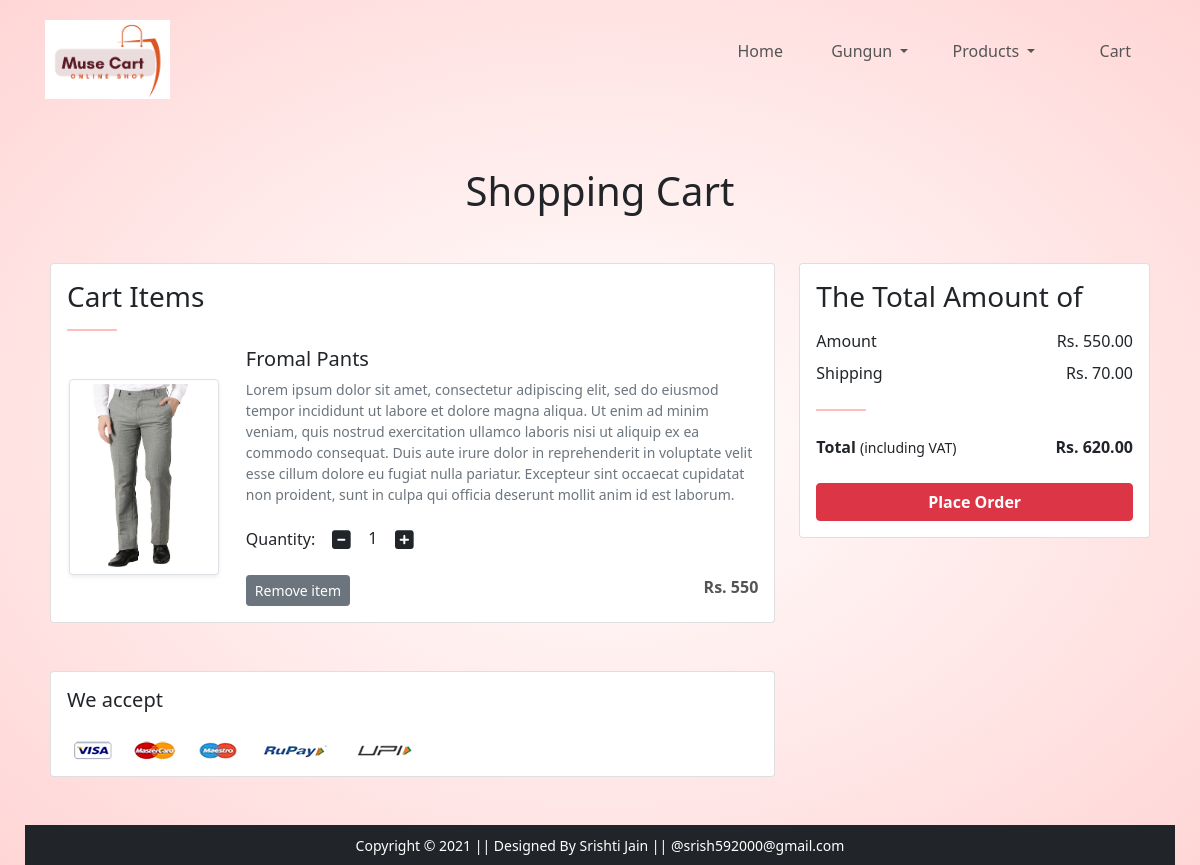
The app's page /showcart/ (signed in) with its own data.
### app/models.py (models this page shows, shortened)
class Cart(models.Model):
     user = models.ForeignKey(User, on_delete=models.CASCADE)
     product = models.ForeignKey(Product, on_delete=models.CASCADE)
     quantity = models.PositiveBigIntegerField(default=1)

class Product(models.Model):
    title = models.CharField(max_length=50)
    selling_price= models.IntegerField()
    discount_price= models.IntegerField()
    description = models.CharField(max_length=500)
    category = models.CharField(choices=CATEGORY_CHOICES , max_length=50)
    brand = models.CharField(max_length=100 , null=True)
    product_image = models.ImageField(null= True , blank= True , upload_to ='producting' )

### app/views.py (the view)
# urls.py: path('showcart/' , views.showcart , name='showcart'),
def showcart(request):
	totalitem = 0
	if request.user.is_authenticated:
		user = request.user
		cart = Cart.objects.filter(user=user) #this gives query set
		amount = 0.0
		shipping_amount = 70.0
		totalamount=0.0
		cart_product = [p for p in Cart.objects.all() if p.user == request.user] #gives list/array of all the products issued by current user
		if cart_product: #agar products hai to
			for p in cart_product: #pick one by one  product
				tempamount = (p.quantity * p.product.discount_price) #and find price of each = (price *quantity of product)
				amount += tempamount #keep ading price of 1 product to another for calculating total
			totalamount = amount+shipping_amount #add shipping charges also
			return render(request, 'app/addtocart.html', {'cart':cart, 'amount':amount, 'totalamount':totalamount,})
		else:
			return render(request, 'app/emptycart.html',)
	else:
		return render(request, 'app/emptycart.html',)

### app/templates/app/addtocart.html (shortened to what this page needs)
{% extends 'app/base.html' %}
{% load static %}
{% block main-content %}
<div class="container my-5">
 <div class="row">
  <h1 class="text-center mb-5">Shopping Cart</h1>
  <div class="col-sm-8">
  <div class="card">
   <div class="card-body">
    <h3>Cart Items</h3>
    {% for cart in cart %}
    <hr>
    <div class="row">
     <div class="col-sm-3 text-center align-self-center"><img src="{{cart.product.product_image.url}}" alt="" srcset="" class="img-fluid img-thumbnail shadow-sm" height="150" width="150"> </div>
     <div class="col-sm-9">
      <div>
       <h5>{{cart.product.title}}</h5>
       <p class="mb-2 text-muted small">{{cart.product.description}}</p>
       <div class="my-3">
        <label for="quantity">Quantity:</label>
        <a class="minus-cart btn" pid="{{cart.product.id}}"><i class="fas fa-minus-square fa-lg"></i></a>
          <span id="quantity">{{cart.quantity}}</span>
        <a class="plus-cart btn" pid="{{cart.product.id}}"><i class="fas fa-plus-square fa-lg"></i></a>
       </div>
       <div class="d-flex justify-content-between">
        <a class="btn btn-sm btn-secondary mr-3 remove-cart" pid={{cart.product.id}}>Remove item </a>
        <p class="mb-0"><span><strong>Rs. {{cart.product.discount_price}}</strong></span></p>
       </div>
      </div>
     </div>
    </div>
    {% endfor %}
   </div>
   </div>
  </div>
  <div class="col-sm-4">
   <div class="card">
    <div class="card-body">
      <h3>The Total Amount of</h3>
      <ul class="list-group">
       <li class="list-group-item d-flex justify-content-between align-items-center border-0 px-0 pb-0">Amount<span>Rs. <span id="amount">{{amount|floatformat:2}}</span> </span></li>
       <li class="list-group-item d-flex justify-content-between align-items-center border-0 px-0">Shipping<span>Rs. 70.00</span></li>
       <hr>
       <li class="list-group-item d-flex justify-content-between align-items-center border-0 px-0 mb-3">
        <div>
           <strong>Total</strong> <small>(including VAT)</small>
         </div>
         <span><strong>Rs. </strong><strong id="totalamount"> {{totalamount|floatformat:2}}</strong></span>
       </li>
      </ul>
      <div class="d-grid"><a href="{% url 'checkout' %}" class="btn btn-danger fw-bold">Place Order</a></div>
    </div>
   </div>
  </div>
 </div>
</div>
<div class="container">
 <div class="row">
  <div class="col-sm-8">
   <div class="card">
    <div class="card-body">
      <h5 class="mb-4">We accept</h5>
      <img src="{% static 'app/images/payment.png' %}" alt="" class="img-fluid">
    </div>
  </div>
  </div>
 </div>
</div>
{% endblock main-content %}

### app/templates/app/base.html (shortened to what this page needs)
<!doctype html>
{% load static %}
<html lang="en">
  <head>
    <link href="https://cdn.jsdelivr.net/npm/bootstrap@5.0.0-beta1/dist/css/bootstrap.min.css" rel="stylesheet">
    <link rel="stylesheet" href="{% static 'app/css/owl.carousel.min.css' %}">
    <link rel="stylesheet" href="{% static 'app/css/all.min.css' %}">
    <link rel="stylesheet" href="{% static 'app/css/style.css' %}">
  </head>
  <body>
<div class="header">
<div class="container">
  <div class="navbar">
    <div class="logo">
      <img src="{% static 'app/images/logo/logo2.png' %}" width="125px" alt="">
    </div>
    <nav>
      <ul>
        <li> <a href="/">Home</a></li>
        {% if request.user.is_authenticated %}
           <li class="nav-item dropdown mx-2">
              <a class="nav-link dropdown-toggle " href="#" id="profileDropdown" role="button" data-bs-toggle="dropdown" aria-expanded="false">
                {{request.user.username|capfirst}}
              </a>
            </li>
            <li class="nav-item dropdown">
              <a class="nav-link dropdown-toggle " href="#" id="profileDropdown" role="button" data-bs-toggle="dropdown" aria-expanded="false">
                Products
              </a>
            </li>
            <li class="nav-item mx-2">
              <a href="{% url 'showcart' %}" class="nav-link "> Cart </a>
            </li>
            {% endif %}
      </ul>
    </nav>
  </div>
     {% block main-content %} {% endblock main-content %}
 <footer class="container-fluid bg-dark text-center p-2 mt-5">
  <small class="text-white">Copyright &copy; 2021 || Designed By Srishti Jain || @srish592000@gmail.com </small>
</footer>
  </div></div>
  </body>
</html>

### app/static/app/css/style.css (style rules this page uses)
* { margin: 0; padding :0; box-sizing: border-box; }
.navbar { display: flex; align-items: center; padding: 20px; }
nav { flex: 1; text-align: right; }
nav ul { display: inline-block; list-style-type: none; }
nav ul li { display: inline-block; margin-right: 20px; }
a { text-decoration: none; color: #555; }
p { color: #555; }
.container { max-width: 1300px; margin: auto; padding-left: 25px; padding-right: 25px; }
.header { background: radial-gradient(#fff, #ffd6d6); }
hr { width: 50px; height: 10px; border: 1px solid red; }

### records on screen
Cart: product.product_image (picture), product "Fromal Pants", product.description "Lorem ipsum dolor sit amet, consectetur adipiscing elit, sed do eiusmod tempor incididunt ut labore et dolore magna aliqua. Ut enim ad minim veniam, quis nostrud exercitation ullamco laboris nisi ut aliquip ex ea commodo consequat. Duis aute irure dolor in reprehenderit in voluptate velit esse cillum dolore eu fugiat nulla pariatur. Excepteur sint occaecat cupidatat non proident, sunt in culpa qui officia deserunt mollit anim id est laborum.", quantity "1", product.discount_price "550"

### other values on screen
{{ request.user.username|capfirst }} "Gungun"
{{ amount|floatformat:2 }} "550.00"
{{ totalamount|floatformat:2 }} "620.00"
